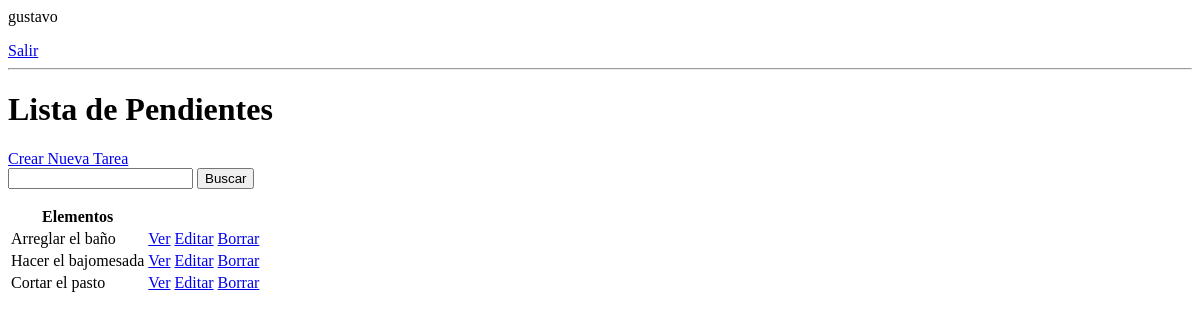
Page / (signed in) on the earlier database version.
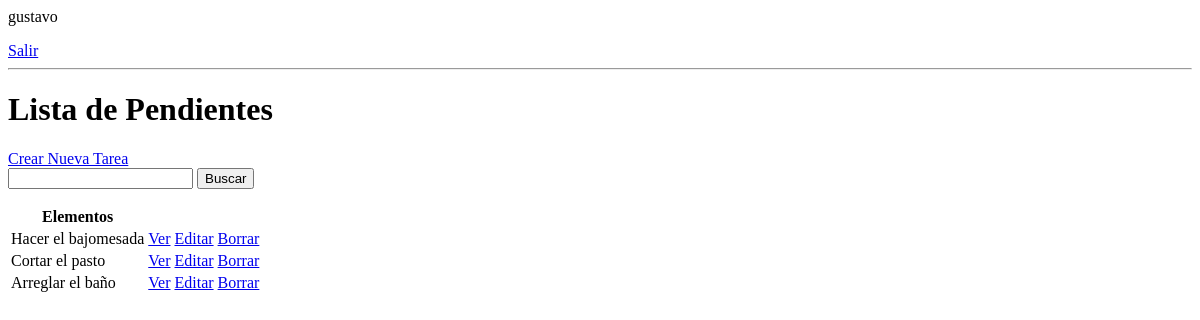
Same page on the later database version.
### base/models.py (models this page shows, shortened)
class Tarea(models.Model):
    usuario = models.ForeignKey(User, on_delete=models.CASCADE,
                                null=True,
                                blank=True)
    titulo = models.CharField(max_length=200)
    descripcion = models.TextField(null=True,
                                blank=True)
    completo = models.BooleanField(default=False)
    creado = models.DateTimeField(auto_now_add=True)
    class Meta:
        ordering = ['completo']

### base/views.py (the view)
# urls.py: urlpatterns = [path('', ListaPendientes.as_view(), name='tareas'),
class ListaPendientes(LoginRequiredMixin, ListView):
    model = Tarea
    context_object_name = 'tareas'
    def get_context_data(self, **kwargs):
        context = super().get_context_data(**kwargs)
        context['tareas'] = context['tareas'].filter(usuario=self.request.user)
        context['count'] = context['tareas'].filter(completo=False).count()
        valor_buscado = self.request.GET.get('area-buscar') or ''
        if valor_buscado:
            context['tareas'] = context['tareas'].filter(titulo__icontains=valor_buscado)
        context['valor_buscado'] = valor_buscado
        return context

### base/templates/base/tarea_list.html
{% if request.user.is_authenticated %}
    <p>{{request.user}}</p>
    <a href="{% url 'logout' %}">Salir</a>
{% else %}
    <a href="{% url 'login' %}">Ingresar</a>
{% endif %}
<hr>
<h1>Lista de Pendientes</h1>
<a href="{% url 'crear-tarea' %}">Crear Nueva Tarea</a>
<form method="GET">
    <input type="text" name="area-buscar" value="{{valor_buscado}}">
    <input type="submit" value="Buscar">
</form>
<table>
    <tr>
        <th>Elementos</th>
        <th></th>
        <th></th>
        <th></th>
    </tr>
    {% for tarea in tareas %}
    <tr>
        <td>{{tarea.titulo}}</td>
       <td><a href="{% url 'Tareas' tarea.id %}"> Ver</a></td>
       <td><a href="{% url 'editar-tarea' tarea.id %}"> Editar</a></td>
       <td><a href="{% url 'borrar-tarea' tarea.id %}"> Borrar</a></td>
    </tr>
    {% empty %}
    <h3>No hay elementos en esta lista</h3>
    {% endfor %}
</table>

Differences in the rows shown:
changed Tarea "Arreglar el baño": moves down the list
